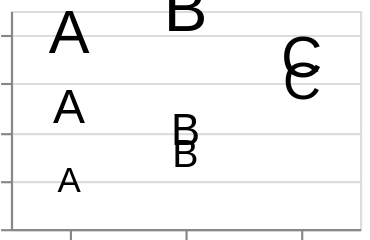

Express this chart as Vega-Lite.
### Vega-Lite specification from a JSON file in a GitHub repository (floating-point values rounded to 4 significant figures)
{"$schema": "https://vega.github.io/schema/vega-lite/v6.json", "padding": 5, "autosize": "none", "data": {"name": "table", "values": [{"c": "A", "g": "p", "x": 1, "y": 2, "v": 5, "t": "2024-01-15", "o": {"v": 3}, "IMDB Rating": 6.1, "d": "x1"}, {"c": "B", "g": "q", "x": 2, "y": 4, "v": 9, "t": "2024-02-20", "o": {"v": 7}, "IMDB Rating": 7.4, "d": "x2"}, {"c": "A", "g": "q", "x": 3, "y": 3, "v": 2, "t": "2024-03-05", "o": {"v": 1}, "IMDB Rating": 5.2, "d": "x1"}, {"c": "C", "g": "p", "x": 4, "y": 6, "v": 7, "t": "2024-05-30", "o": {"v": 4}, "IMDB Rating": 8.8, "d": "x3"}, {"c": "B", "g": "p", "x": 5, "y": 5, "v": 4, "t": "2024-07-11", "o": {"v": 9}, "IMDB Rating": 6.9, "d": "x2"}, {"c": "C", "g": "q", "x": 6, "y": 8, "v": 6, "t": "2024-09-02", "o": {"v": 2}, "IMDB Rating": 7.7, "d": "x3"}, {"c": "A", "g": "p", "x": 7, "y": 7, "v": 8, "t": "2024-11-25", "o": {"v": 5}, "IMDB Rating": 4.4, "d": "x1"}, {"c": "B", "g": "q", "x": 8, "y": 9, "v": 3, "t": "2024-12-31", "o": {"v": 8}, "IMDB Rating": 9.1, "d": "x2"}]}, "width": 160, "height": 100, "mark": "text", "encoding": {"x": {"field": "c", "type": "nominal"}, "y": {"field": "v", "type": "quantitative"}, "text": {"field": "c", "type": "nominal"}, "size": {"field": "v", "type": "quantitative"}}, "config": {"scale": {"minFontSize": 12, "maxFontSize": 30}}}
